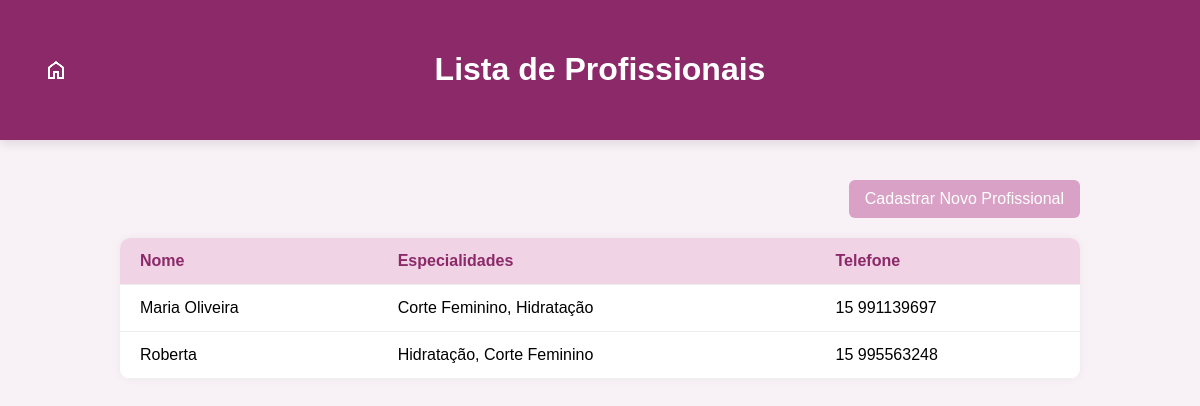
The app's page /admin/profissionais (signed in), older data.
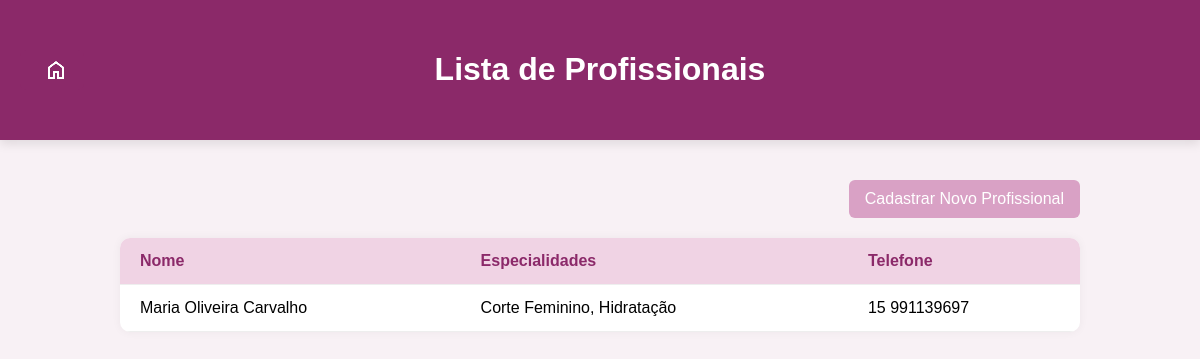
The same page, newer data.
### backend/models.py (models this page shows, shortened)
class Profissional(UserMixin, db.Model):
    __tablename__ = 'profissionais'
    idProfissional = db.Column(db.Integer, primary_key=True)
    nome = db.Column(db.String(100), nullable=False)
    telefone = db.Column(db.String(20), nullable=False)
    email = db.Column(db.String(120), unique=True, nullable=False)
    senha_hash = db.Column(db.String(256), nullable=False)
    foto = db.Column(db.String(255), nullable=True)
    servicos = db.relationship('ProfissionalServico', back_populates='profissional', lazy=True)
    agendas = db.relationship('Agenda', back_populates='profissional', lazy=True)

class ProfissionalServico(db.Model):
    __tablename__ = 'profissional_servicos'
    idProfissionalServico = db.Column(db.Integer, primary_key=True)
    idProfissional = db.Column(db.Integer, db.ForeignKey('profissionais.idProfissional'), nullable=False)
    idServico = db.Column(db.Integer, db.ForeignKey('servicos.idServico'), nullable=False)
    profissional = db.relationship('Profissional', back_populates='servicos')
    servico = db.relationship('Servico', back_populates='profissional_servicos')
    agendamentos = db.relationship('Agendamento', back_populates='profissional_servico', lazy=True)

class Servico(db.Model):
    __tablename__ = 'servicos'
    idServico = db.Column(db.Integer, primary_key=True)
    nome = db.Column(db.String(100), nullable=False)
    descricao = db.Column(db.Text, nullable=True)
    preco = db.Column(db.Numeric(10, 2), nullable=False)
    duracao = db.Column(db.Integer, nullable=False)
    profissional_servicos = db.relationship('ProfissionalServico', back_populates='servico', lazy=True)

### backend/views.py (the view)
@app.route('/admin/profissionais')
@login_required
def admin_profissionais():
    if not isinstance(current_user._get_current_object(), Administrador):
        abort(403)
    profissionais = Profissional.query.all()
    return render_template('profissionais.html', profissionais=profissionais)

### backend/views.py (called while the page is built)
@login_manager.user_loader
def load_user(user_id):
    if user_id.startswith('admin-'):
        admin_id = user_id.split('-')[1]
        return Administrador.query.get(admin_id)
    elif user_id.startswith('prof-'):
        prof_id = user_id.split('-')[1]
        return Profissional.query.get(prof_id)
    elif user_id.startswith('cliente-'):
        cliente_id = user_id.split('-')[1]
        return Cliente.query.get(cliente_id)
    return None

### templates/profissionais.html (shortened to what this page needs)
<!DOCTYPE html>
<html lang="pt-br">
<head>
  <link rel="stylesheet" href="/static/css/style-profissionais.css">
  <link rel="stylesheet" href="/static/css/style-btnInicio.css" />
</head>
<body>
  <header>
    <h1>Lista de Profissionais</h1>
    <a class="btn-inicio" href="{{ url_for('admin_inicio') }}">
       <img src="/static/img/home.png" alt="Página Inicial">
    </a>
  </header>
  <main>
    <div class="topo">
      <a href="{{ url_for('cadastrar_profissional') }}">
        <button class="btn-novo">Cadastrar Novo Profissional</button>
      </a>
    </div>
    <table>
      <thead>
        <tr>
          <th>Nome</th>
          <th>Especialidades</th>
          <th>Telefone</th>
        </tr>
      </thead>
      <tbody>
        {% if profissionais %}
          {% for profissional in profissionais %}
            <tr data-link="{{ url_for('servico_profissional', profissional_id=profissional.idProfissional) }}">
              <td>{{ profissional.nome }}</td>
              <td>
                {% for ps in profissional.servicos %}
                  {{ ps.servico.nome }}{% if not loop.last %}, {% endif %}
                {% endfor %}
              </td>
              <td>{{ profissional.telefone }}</td>
            </tr>
          {% endfor %}
        {% else %}
          <tr>
            <td colspan="3">Nenhum profissional cadastrado.</td>
          </tr>
        {% endif %}
      </tbody>
    </table>
  </main>
</body>
</html>

Row changes from the older to the newer data that the page shows:
removed Profissional: nome "Roberta", telefone "15 995563248"
removed ProfissionalServico: servico.nome "Hidratação", shown under "Roberta"
removed ProfissionalServico: servico.nome "Corte Feminino", shown under "Roberta"
changed Profissional: nome "Maria Oliveira" → "Maria Oliveira Carvalho"
